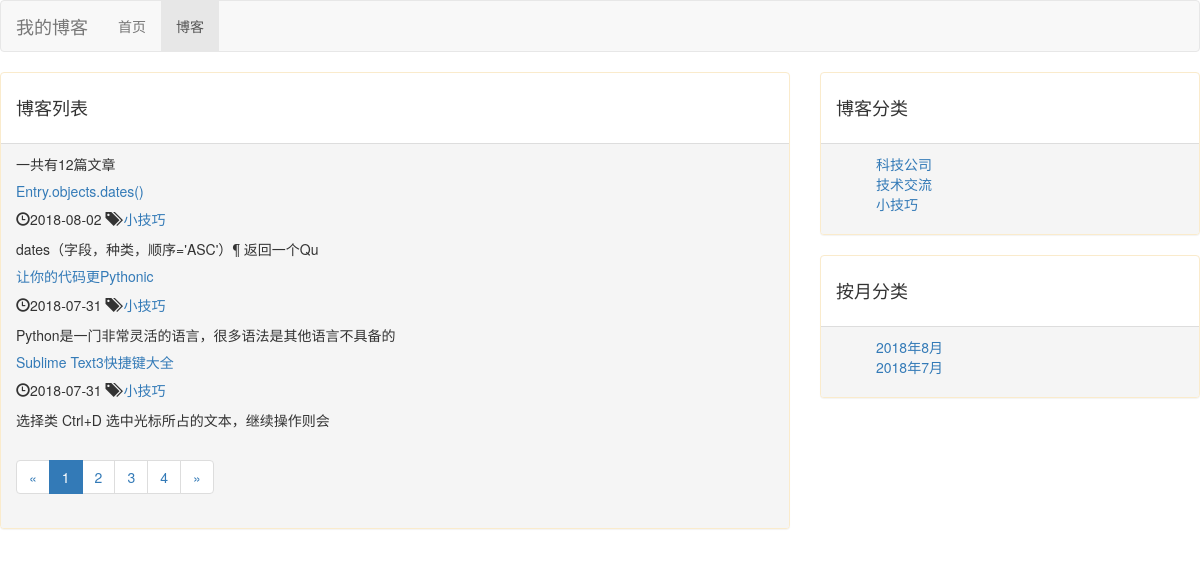
Screenshot of /blog/ with the database file from the repository.
### blog/models.py (models this page shows, shortened)
class Blog(models.Model):
	title = models.CharField(max_length=30,verbose_name="主题")
	content = models.TextField(verbose_name="内容")
	author = models.ForeignKey(User,on_delete=models.DO_NOTHING)
	created_time = models.DateTimeField(auto_now_add=True)
	last_updatetime = models.DateTimeField(auto_now=True)
	blog_type = models.ForeignKey(BlogType,on_delete=models.DO_NOTHING)
	class Meta:
		verbose_name = '博客'
		verbose_name_plural = verbose_name
		ordering = ['-created_time']

class BlogType(models.Model):
	type_name = models.CharField(max_length=30)
	class Meta:
		verbose_name_plural=verbose_name='分类'

### blog/views.py (the view)
def blog_list(request):
	blogs = Blog.objects.all()
	blogtypes = BlogType.objects.all()
	page_list_all = Paginator(blogs,3)
	page_num = request.GET.get('page',1)
	page_of_blogs = page_list_all.page(page_num)
	blog_dates = Blog.objects.dates('created_time','month',order='DESC')
	return render(request,'blog/blog_list.html',locals())

### templates/blog/blog_list.html (shortened to what this page needs)
{% extends 'base.html' %}
{% block navbar_active_list %}active{% endblock %}
{% load staticfiles %}
{% block header_extends %}
<link rel="stylesheet"  href="{% static 'blog/blog_list.css' %}">
{% endblock %}
{% block content %}
<div class="row">
	<div class="col-xs-12 col-sm-6 col-md-8">
	<div class="panel panel-warning">
		<div class="panel-body">
			<h4>博客列表</h4>
		</div>
		<div class="panel-footer">
			<p>一共有{{ blogs|length }}篇文章</p>
			{% for blog in page_of_blogs.object_list %}
			<h5><a href="{% url 'blog_details' blog.id %}">{{ blog.title }}</a></h5>
			<p><span class="glyphicon glyphicon-time" aria-hidden="true"></span>{{ blog.created_time|date:"Y-m-d" }}
			<span class="glyphicon glyphicon-tags" aria-hidden="true"></span>&nbsp;<a href="{%url 'blogtype' blog.blog_type.id %}">{{ blog.blog_type.type_name }}</a></p>
			<p>{{ blog.content|truncatechars:30 }}</p>
			{% empty %}
			<p>暂无博客</p>
			{% endfor %}
	<nav aria-label="Page navigation">
		<ul class="pagination">
			<li>
				{% if page_of_blogs.has_previous %}
					<a href="?page={{ page_of_blogs.previous_page_number }}" aria-label="Previous">
						<span aria-hidden="true">&laquo;</span>
					</a>
				{% else %}
					<span aria-hidden="true">&laquo;</span>
				{% endif %}
			</li>
			{% for p_num in page_list_all.page_range %}
			{% if p_num == page_of_blogs.number %}
			<li class="active"><a href="?page={{ p_num }}">{{ p_num }}</a></li>
			{% else %}
			<li ><a href="?page={{ p_num }}">{{ p_num }}</a></li>
			{% endif %}
			{% endfor %}
			<li>
				{% if page_of_blogs.has_next %}
					<a href="?page={{ page_of_blogs.next_page_number }}" aria-label="Next">
						<span aria-hidden="true">&raquo;</span>
					</a>
				{% else %}
					<span aria-hidden="true">&laquo;</span>
				{% endif %}
			</li>
		</ul>
	</nav>
		</div>
	</div>
	</div>
	<div class="col-xs-6 col-md-4">
		<div class="panel panel-warning">
			<div class="panel-body">
				<h4>博客分类</h4>
			</div>
			<div class="panel-footer">
				<ul class="blog-list">
					{% for blogtype in blogtypes %}
					<li><a href="{% url 'blogtype' blogtype.id %}">{{ blogtype.type_name }}</a></li>
					{% endfor %}
				</ul>
			</div>
		</div>
		<div class="panel panel-warning">
			<div class="panel-body">
				<h4>按月分类</h4>
			</div>
			<div class="panel-footer">
				<ul class="blog-list">
					{% for blog_date in blog_dates  %}
					<li><a href="{% url 'blogdate' blog_date.year blog_date.month %}">{{ blog_date.year }}年{{ blog_date.month }}月</a></li>
					{% endfor %}
				</ul>
			</div>
		</div>
	</div>
{% endblock %}

### statics/blog/blog_list.css (style rules this page uses)
ul.blog-list { list-style-type:none; }

### rows the page displays
Blog: title "Entry.objects.dates()", created_time "2018-08-02", blog_type.type_name "小技巧", content "dates（字段，种类，顺序='ASC'）¶ 返回一个Qu"
Blog: title "让你的代码更Pythonic", created_time "2018-07-31", blog_type.type_name "小技巧", content "Python是一门非常灵活的语言，很多语法是其他语言不具备的"
Blog: title "Sublime Text3快捷键大全", created_time "2018-07-31", blog_type.type_name "小技巧", content "选择类 Ctrl+D 选中光标所占的文本，继续操作则会"
BlogType: type_name "科技公司"
BlogType: type_name "技术交流"
BlogType: type_name "小技巧"

### other values shown
{{ blogs|length }} "12"
{{ p_num }} "1"
{{ p_num }} "2" "3" "4"
{{ blog_date.year }} "2018" "2018"
{{ blog_date.month }} "8" "7"
